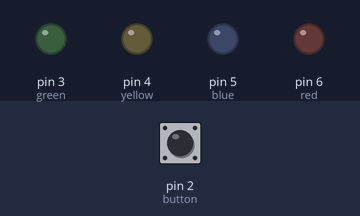
The sketch below on a simulated Arduino Uno, built with avr-gcc and run on an emulated ATmega328P. On the bench: output pins drawn as LEDs (lit = HIGH). Dashed ring = blinking. The test bench sets the inputs (shaded band); at power-on: pin 2 (button) LOW.

Above: at 1.2 s.
1.3 s: pin 2 (button) pulled HIGH for 1 s
At 3.3 s:
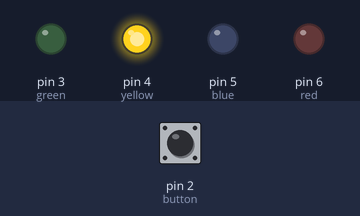
4.3 s: pin 2 (button) pulled HIGH for 0.15 s
At 5.0 s:
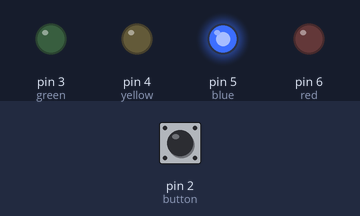
5.9 s: pin 2 (button) pulled HIGH for 3.2 s
At 6.25 s:
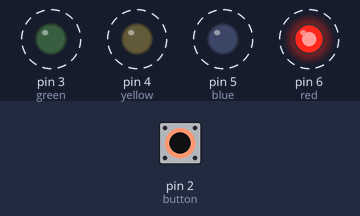
Timing chart, 0 to 10.5 s (numbered marks = the images above; inputs shaded):
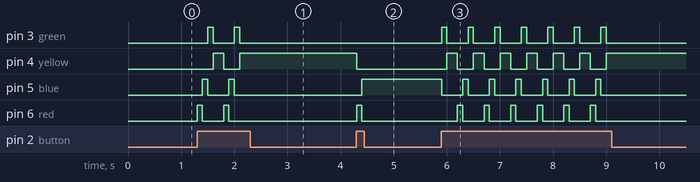

The sketch:

button_ile_belirli_ledleri_yakma.ino
```cpp
#define green 3
#define yellow 4
#define blue 5
#define red 6
#define button 2
int counter=0;
void setup() {
  pinMode(red,OUTPUT);
  pinMode(blue,OUTPUT);
  pinMode(green,OUTPUT);
  pinMode(yellow,OUTPUT);
  pinMode(button,INPUT);
}

void loop() {
  if(digitalRead(button)==HIGH){
    counter++;
  }
  if(counter==1){
    digitalWrite(red,1);
    digitalWrite(blue,0);
    digitalWrite(green,0);
    digitalWrite(yellow,0);
  }else if(counter==2){
    digitalWrite(red,0);
    digitalWrite(blue,1);
    digitalWrite(green,0);
    digitalWrite(yellow,0);
  }else if(counter==3){
    digitalWrite(red,0);
    digitalWrite(blue,0);
    digitalWrite(green,1);
    digitalWrite(yellow,0);
  }else if(counter==4){
    digitalWrite(red,0);
    digitalWrite(blue,0);
    digitalWrite(green,0);
    digitalWrite(yellow,1);
  }
  if(counter==5){
    counter=0;
  }
  delay(100);


}
```

Measured:
- after the input at 1.3 s, pin 3 (green): alternates HIGH for 0.10 s and LOW for 0.40 s, 4 changes in all, then stays LOW, starting after 0.20 s; pin 4 (yellow): LOW → HIGH after 0.30 s, → LOW 0.20 s later, → HIGH 0.30 s later
- after the input at 4.3 s, pin 4 (yellow): HIGH → LOW at once; pin 5 (blue): LOW → HIGH after 0.10 s; pin 6 (red): LOW → HIGH at once, → LOW 0.10 s later
- after the input at 5.9 s, pin 3 (green): alternates HIGH for 0.10 s and LOW for 0.40 s, 14 changes in all, then stays LOW, starting at once; pin 4 (yellow): alternates HIGH for 0.20 s and LOW for 0.30 s, 13 changes in all, then stays HIGH, starting after 0.10 s
